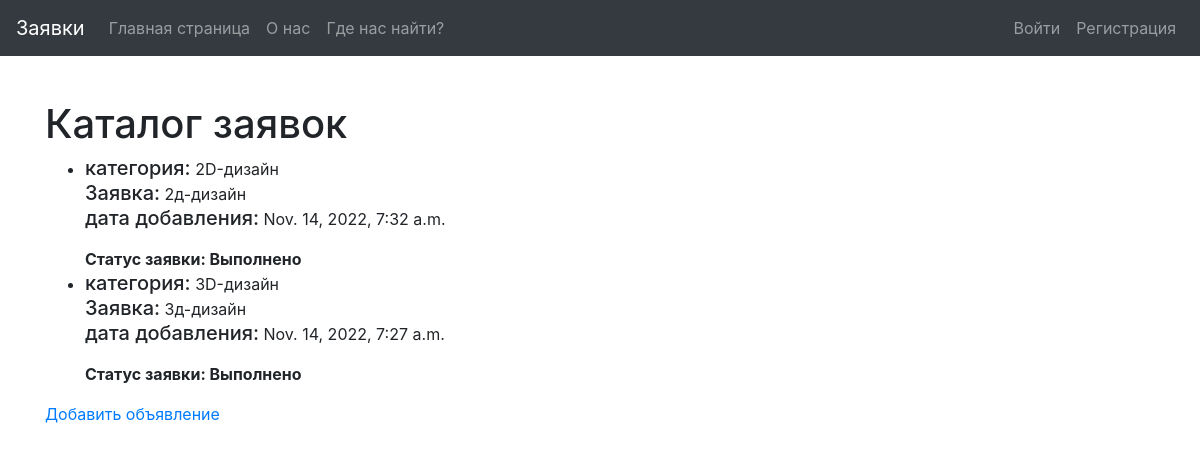
Before: / with the older database file.
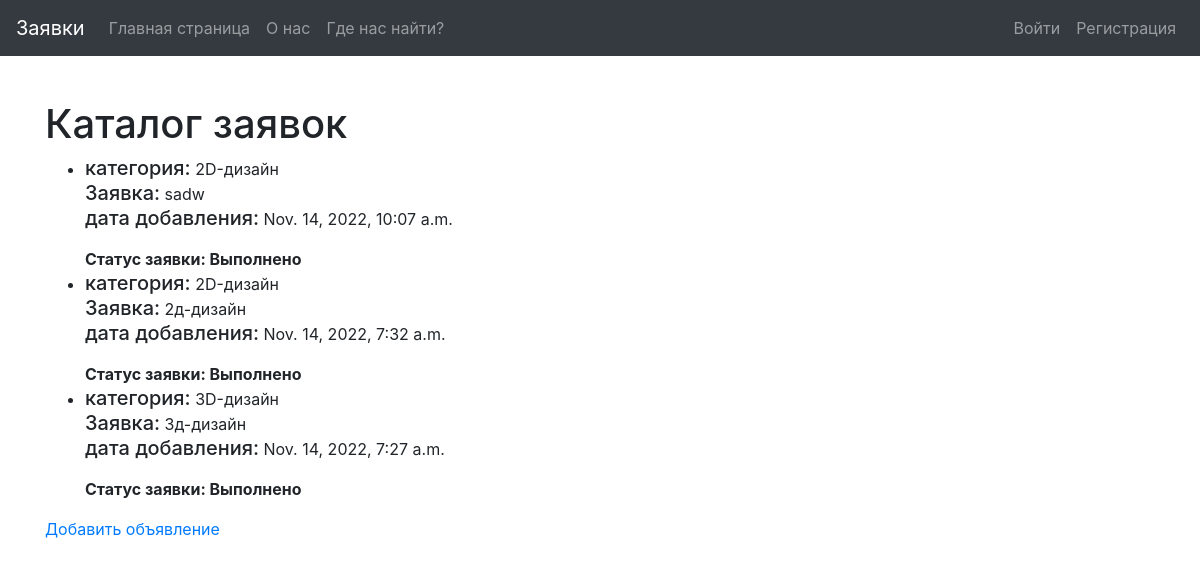
After: the same page with the newer database file.
### catalog/models.py (models this page shows, shortened)
class Product(models.Model):
    STATUS_CHOICES = [
        ('new', 'Новая'),
        ('confirmed', 'Принято в работу'),
        ('canceled', 'Выполнено')
    ]
    name = models.CharField(max_length=254, verbose_name='Имя', blank=False)
    date = models.DateTimeField(verbose_name='Дата добавления', auto_now_add=True)
    photo_file = models.ImageField(max_length=254, upload_to=get_name_file,
                                   blank=True, null=True,
                                   validators=[FileExtensionValidator(allowed_extensions=['png', 'jpg', 'jpeg', 'bmp'])])
    category = models.ForeignKey('Category', verbose_name='Категория', on_delete=models.CASCADE)
    count = models.IntegerField(verbose_name='Количество', blank=False, default=1)
    status = models.CharField(max_length=254, verbose_name='Статус',
                              choices=STATUS_CHOICES,
                              default='new')
    def status_verbose(self):
        return dict(self.STATUS_CHOICES)[self.status]

class Category(models.Model):
    name = models.CharField(max_length=254, verbose_name='Наименование', blank=False)
    def __str__(self):
        return self.name

### catalog/views.py (the view)
# urls.py: path('', catalog, name='catalog'),
def catalog(request):
    category = request.GET.get('category')
    if category:
        products = Product.objects.filter(status="canceled", category=category)[:4]
    else:
        products = Product.objects.filter(status="canceled")
    order_by = request.GET.get('order_by')
    if order_by:
        products = products.order_by(order_by)
    else:
        products = products.order_by('-date')
    return render(request, 'catalog/catalog.html',
                  context={
                      'category': Category.objects.all(),
                      'products': products
                  })

### templates/catalog/catalog.html
{% extends "basic.html" %}
{% block content %}
    <h1 style="margin-top:100px;">Каталог заявок</h1>
        <ul>
            {% for item in products %}
                <li>
                    <b class="h5">категория:</b> {{item.category}}<br>
                    <b class="h5">Заявка:</b> {{ item.name }}
                    <p ><b class="h5">дата добавления:</b> {{ item.date }}</p>
                    <b>Статус заявки: {{item.status_verbose}}</b>
                </li>
            {% endfor %}
        </ul>
    <p><a href="{% url 'order_create' %}">Добавить объявление</a> </p>
{% endblock %}

Changed rows visible on the page:
added Product: category "2D-дизайн", name "sadw", date "Nov. 14, 2022, 10:07 a.m.", status_verbose "Выполнено"
